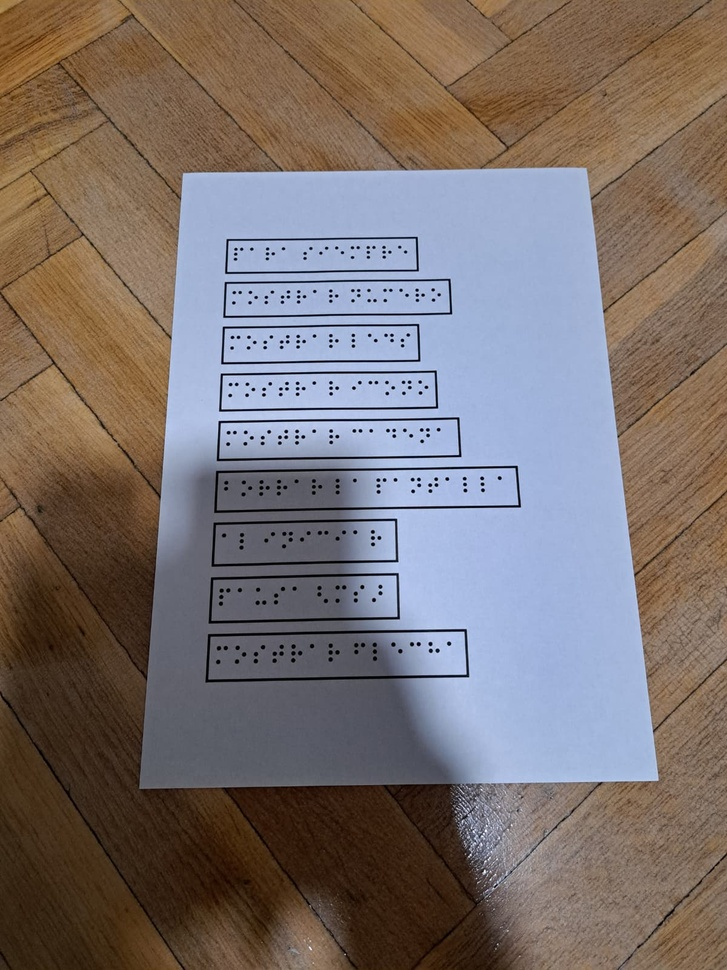
#> input picture BrailleReader/5.jpeg, 727 x 970 px, shrunk from 1200 x 1600 before the run, found by its file name
$ python BrailleOCR2.py
#> lines starting #> are read from the running program, lines starting #| are printed output that depends on the picture; after the words box and inside, x2 and y2 are one past the last pixel; in counts of white or black regions, pixels touching at a corner belong together
import cv2
import numpy as np

braille_dict = {
    '000000': '',
    '100000': 'a',
    '110000': 'b',
    '100100': 'c',
    '100110': 'd',
    '100010': 'e',
    '110100': 'f',
    '110110': 'g',
    '110010': 'h',
    '010100': 'i',
    '010110': 'j',
    '101000': 'k',
    '111000': 'l',
    '101100': 'm',
    '101110': 'n',
    '110111': 'ñ',
    '101010': 'o',
    '111100': 'p',
    '111110': 'q',
    '111010': 'r',
    '011100': 's',
    '011110': 't',
    '101001': 'u',
    '111001': 'v',
    '010111': 'w',
    '101101': 'x',
    '101111': 'y',
    '101011': 'z'
}

def analizar_celda(caja, puntos_originales, max_w, max_h):
    x_caja, y_caja, w_local, h_local = caja

    celda_array = [0, 0, 0, 0, 0, 0]

    sector_w = max_w / 2
    sector_h = max_h / 3

    puntos_dentro = []
    for (px, py) in puntos_originales:
        if (x_caja <= px <= x_caja + w_local) and (y_caja <= py <= y_caja + h_local):
            puntos_dentro.append((px, py))

    for (px, py) in puntos_dentro:
        columna = 0 if px < (x_caja + sector_w) else 1
        fila = int((py - y_caja) / sector_h)
        fila = min(fila, 2)

        indice = fila + (columna * 3)
        celda_array[indice] = 1

    return "".join(map(str, celda_array))

def procesar_imagen_braille(ruta_imagen, braille_dict):
    # 1. Cargar la imagen
#> called with ruta_imagen = 'BrailleReader/5.jpeg'
    img = cv2.imread(ruta_imagen)
#> img is the input picture: shape (970, 727, 3); mean B, G, R 110.4, 112.7, 122.8
    if img is None:
        print("Error: No se encontró la imagen.")
        return []

    img_gray = cv2.cvtColor(img, cv2.COLOR_BGR2GRAY)

    # --- NUEVO: 2. Aislar el recuadro negro (ROI) ---
    # Usamos Otsu para encontrar las zonas muy oscuras (el borde del recuadro)
    _, thresh_box = cv2.threshold(img_gray, 0, 255, cv2.THRESH_BINARY_INV + cv2.THRESH_OTSU)
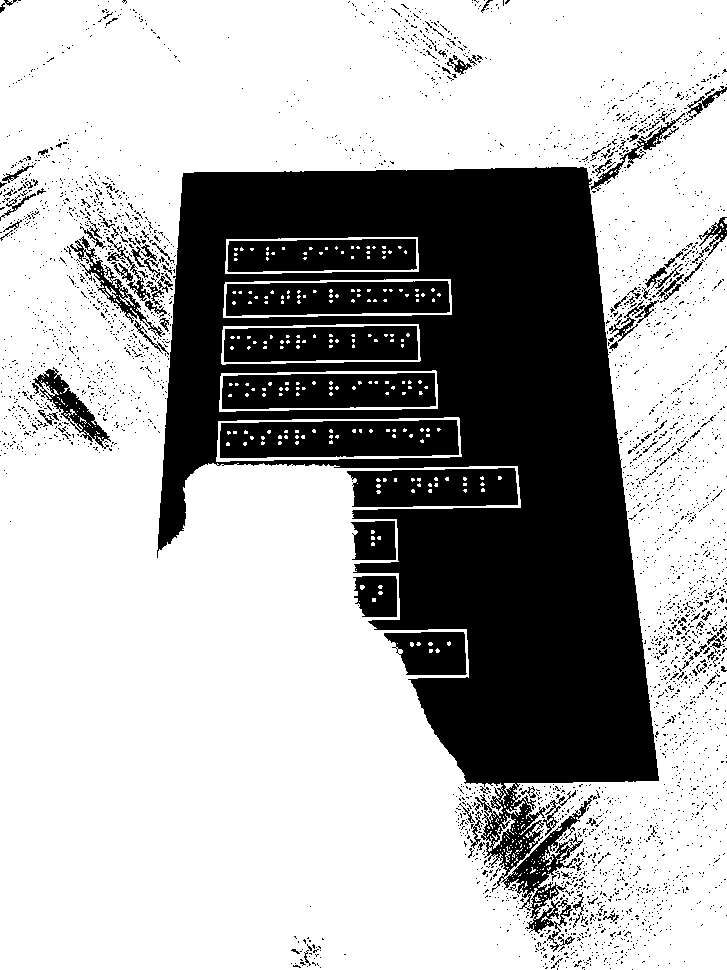
#> thresh_box: shape (970, 727); 68.5% white; 3300 black regions (3193 under 20 px)

    # Encontrar los contornos de las cosas oscuras
    contornos_box, _ = cv2.findContours(thresh_box, cv2.RETR_EXTERNAL, cv2.CHAIN_APPROX_SIMPLE)
#> contornos_box = 9 contours, 8 with area under 20; largest, box (x1, y1, x2, y2) and area: (0, 0, 727, 970) 702596

    # Suponemos que el recuadro dibujado es el contorno más grande en la imagen
    if contornos_box:
        caja_mayor = max(contornos_box, key=cv2.contourArea)
#> caja_mayor = contour of 433 points, box (x1, y1, x2, y2) (0, 0, 727, 970), area 702596
        x_roi, y_roi, w_roi, h_roi = cv2.boundingRect(caja_mayor)
#> x_roi = 0; y_roi = 0; w_roi = 727; h_roi = 970

        # Reducimos el área de interés unos píxeles para dejar fuera la propia línea negra
        # y que no se confunda con puntos braille
        margen = 8
        x_roi += margen
#> x_roi = 8
        y_roi += margen
#> y_roi = 8
        w_roi -= margen * 2
#> w_roi = 711
        h_roi -= margen * 2
#> h_roi = 954

        # Creamos una máscara blanca (todo a 255)
        mascara = np.full(img_gray.shape, 255, dtype=np.uint8)
        # Pintamos de negro (0) solo la zona interior útil del recuadro
        cv2.rectangle(mascara, (x_roi, y_roi), (x_roi + w_roi, y_roi + h_roi), 0, -1)
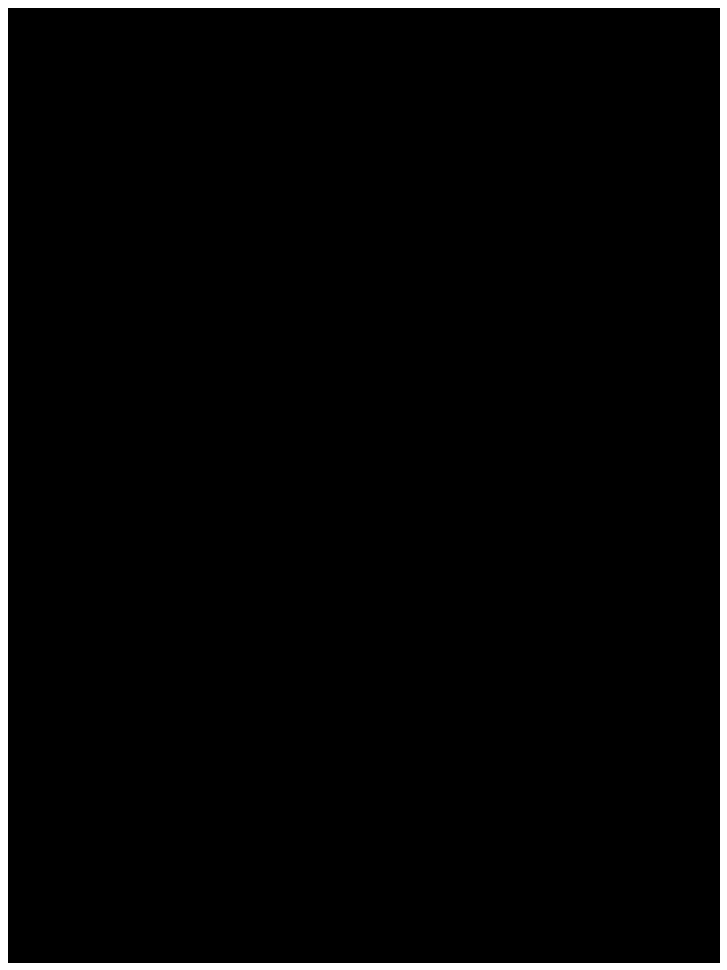
#> mascara: shape (970, 727); 3.6% white; 1 white region, box (x1, y1, x2, y2) and area: (0, 0, 727, 970) 25230

        # Combinamos: Lo que está fuera del recuadro se vuelve blanco puro (borrando todo el ruido).
        # Lo que está dentro (los puntos) mantiene su color original.
        img_gray_limpia = cv2.bitwise_or(img_gray, mascara)
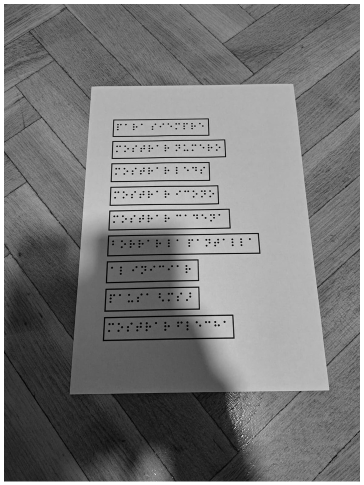
#> img_gray_limpia: shape (970, 727) (shown at 1/2 size); min 0, max 255, mean 121.2
    else:
        img_gray_limpia = img_gray.copy() # Si no encuentra recuadro, usa la original

    # 3. Preprocesamiento en la imagen limpia
    thresh = cv2.adaptiveThreshold(img_gray_limpia, 255,
                                   cv2.ADAPTIVE_THRESH_GAUSSIAN_C,
                                   cv2.THRESH_BINARY_INV, 11, 20)
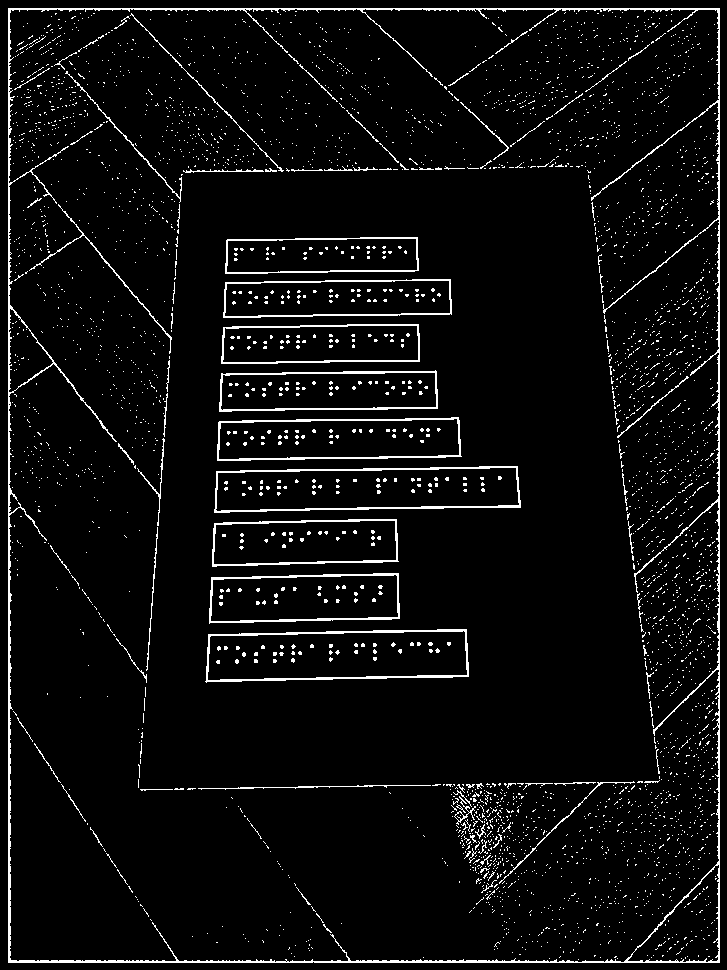
#> thresh: shape (970, 727); 5% white in thin lines or dots

    # 4. Encontrar contornos (los puntos)
    contornos, _ = cv2.findContours(thresh, cv2.RETR_EXTERNAL, cv2.CHAIN_APPROX_SIMPLE)
#> contornos = 1 item

    puntos_validos = []

    # 5. Filtrar contornos por tamaño
    for c in contornos:
        area = cv2.contourArea(c)
        if 10 < area < 500:
            M = cv2.moments(c)
            if M["m00"] != 0:
                cx = int(M["m10"] / M["m00"])
                cy = int(M["m01"] / M["m00"])
                puntos_validos.append((cx, cy))
                cv2.circle(img, (cx, cy), 3, (0, 0, 255), -1)
#> this loop made 1 pass
#> area on pass 1: 678293
#> after the loop, puntos_validos = []

    cv2.imshow("Filtro ROI (Fuera del recuadro es blanco)", img_gray_limpia)
    cv2.imshow("Puntos Detectados", img)
    cv2.waitKey(0)
    cv2.destroyAllWindows()

    # 6. Agrupar puntos en Celdas (Letras)
    kernel = cv2.getStructuringElement(cv2.MORPH_RECT, (10, 18))
    imagen_dilatada = cv2.dilate(thresh, kernel, iterations=1)
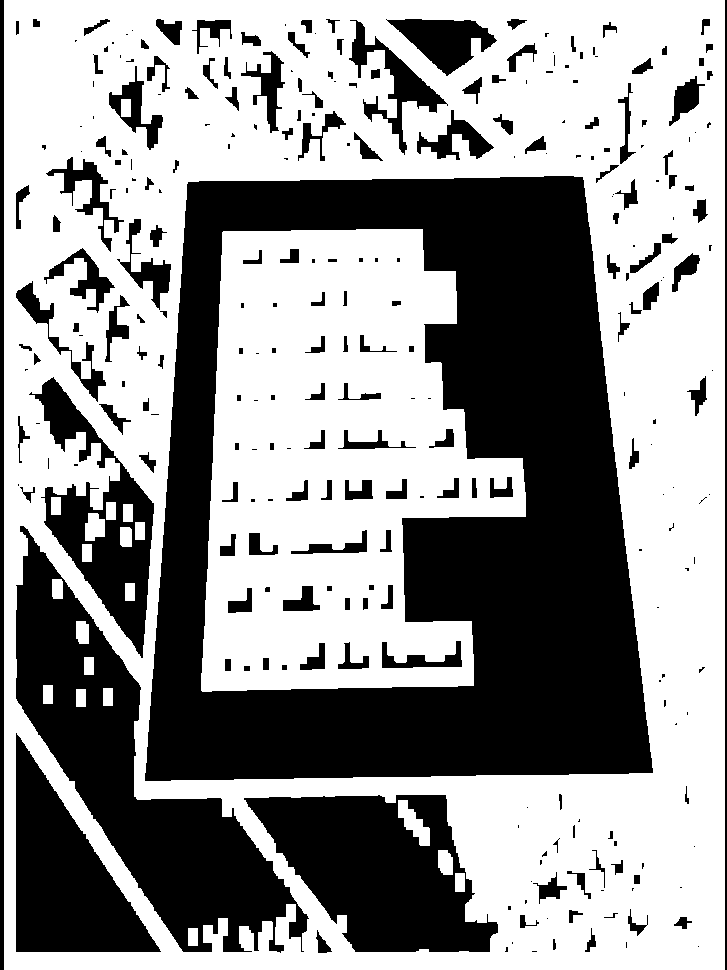
#> imagen_dilatada: shape (970, 727); 58.2% white; 283 black regions (116 under 20 px), largest, box (x1, y1, x2, y2) and area: (145, 176, 653, 781) 160553, (16, 526, 309, 953) 38500, (244, 795, 498, 952) 24507
    contornos_celdas, _ = cv2.findContours(imagen_dilatada, cv2.RETR_EXTERNAL, cv2.CHAIN_APPROX_SIMPLE)
#> contornos_celdas = [[[4, 0], [4, 969], [724, 969], [724, 0]]]

    cajas_letras = []
    max_w = 0
    max_h = 0

    for c in contornos_celdas:
        x, y, w, h = cv2.boundingRect(c)
        cajas_letras.append((x, y, w, h))
        if w > max_w: max_w = w
        if h > max_h: max_h = h
#> this loop made 1 pass
#> (c, x, y, w, h, max_w, max_h) on pass 1: ([[4, 0], [4, 969], [724, 969], [724, 0]], 4, 0, 721, 970, 721, 970)
#> after the loop, cajas_letras = [(4, 0, 721, 970)]; max_h = 970; max_w = 721

    # --- NUEVO: 7. Ordenar de Arriba-Abajo y de Izquierda-Derecha ---
    # Si la diferencia vertical ('y') entre dos cajas es menor a la mitad de su altura,
    # se consideran de la misma línea (fila). Luego se ordenan por 'x'.
    margen_fila = max_h // 2 if max_h > 0 else 1
#> margen_fila = 485
    cajas_letras.sort(key=lambda b: (b[1] // margen_fila, b[0]))

    # 8. Analizar y traducir
    texto_traducido = ""
    for x in cajas_letras:
        k = analizar_celda(x, puntos_validos, max_w, max_h)
        letra = braille_dict.get(k, "?")
        texto_traducido += letra
        print(f"Patrón: {k} -> Letra: {letra}")
#> this loop made 1 pass
#> (x_caja in analizar_celda, y_caja in analizar_celda, w_local in analizar_celda, h_local in analizar_celda, sector_w in analizar_celda, sector_h in analizar_celda, k) on pass 1: (4, 0, 721, 970, 360.5, 323.3, '000000')
#> (printed output is left out)

    print(f"\nTexto final traducido: {texto_traducido}")
#| Texto final traducido:
    return puntos_validos

# Uso:
puntos = procesar_imagen_braille("BrailleReader/5.jpeg", braille_dict)
#> puntos = []
print(f"Se detectaron {len(puntos)} puntos.")
#| Se detectaron 0 puntos.

$ run again, with BrailleReader/2.jpeg copied over BrailleReader/5.jpeg
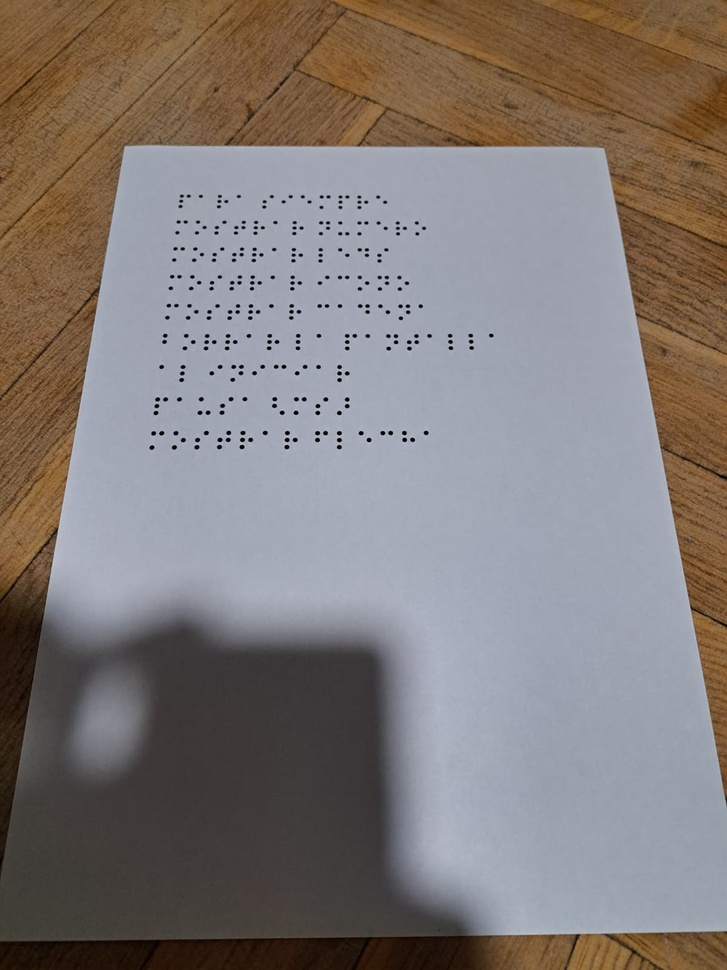
#> input picture BrailleReader/2.jpeg, 727 x 970 px, shrunk from 1200 x 1600 before the run, found by its file name
#> in procesar_imagen_braille, img is the input picture: shape (970, 727, 3); mean B, G, R 119.5, 121.9, 129.5
#> in procesar_imagen_braille, `_, thresh_box = cv2.threshold(img_gray, 0, 255, cv2.THRESH_BINARY_INV ..`:
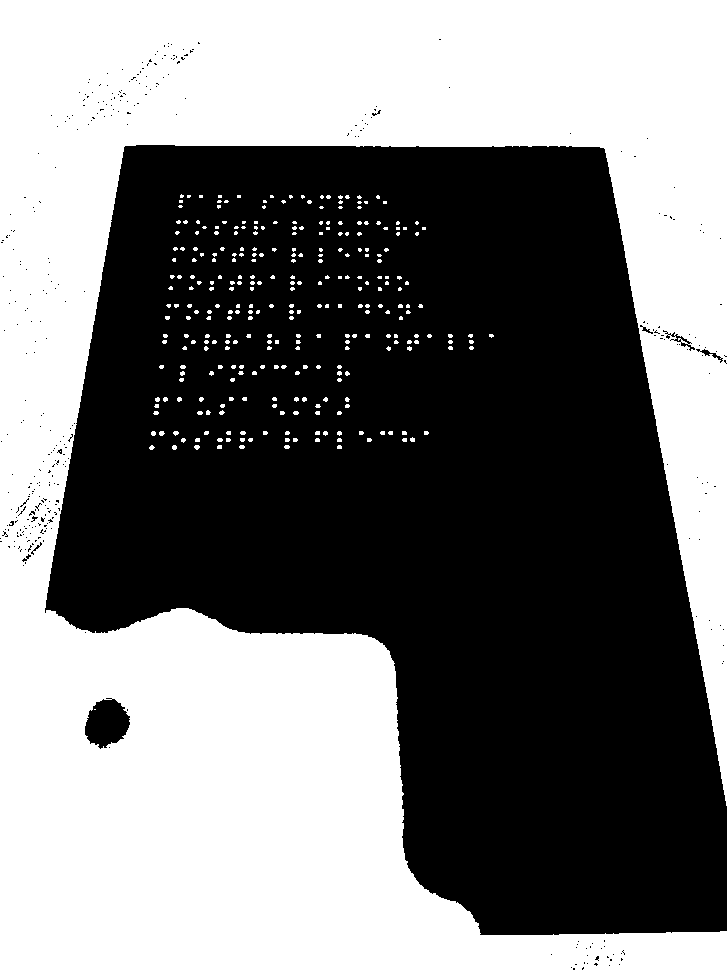
#> thresh_box: shape (970, 727); 48.3% white; 302 white regions (283 under 20 px)
#> contornos_box = 300 contours, 299 with area under 20; largest, box (x1, y1, x2, y2) and area: (0, 0, 727, 970) 335636
#> caja_mayor = contour of 871 points, box (x1, y1, x2, y2) (0, 0, 727, 970), area 335636
#> in procesar_imagen_braille, `x_roi, y_roi, w_roi, h_roi = cv2.boundingRect(caja_mayor)`: x_roi = 0; w_roi = 727; h_roi = 970
#> in procesar_imagen_braille, `x_roi += margen`: x_roi = 8
#> in procesar_imagen_braille, `w_roi -= margen * 2`: w_roi = 711
#> in procesar_imagen_braille, `h_roi -= margen * 2`: h_roi = 954
#> mascara: shape (970, 727); 3.6% white; 1 white region, box (x1, y1, x2, y2) and area: (0, 0, 727, 970) 25230
#> thresh: shape (970, 727); 2.6% white in thin lines or dots
#> contornos = 1602 contours, 1593 with area under 20; largest, box (x1, y1, x2, y2) and area: (8, 8, 720, 963) 5104, (67, 275, 102, 323) 46, (85, 299, 98, 367) 37, (507, 935, 557, 938) 36, (33, 324, 67, 363) 30
#> the loop in procesar_imagen_braille, `for c in contornos:` made 1602 passes
#> (area, cx, cy) on passes 60, 65, 217: (35.5, 530, 935), (26.5, 649, 933), (25.5, 673, 512)
#> after the loop in procesar_imagen_braille, `for c in contornos:`: puntos_validos = 56 pairs, first value 28 to 703, second value 79 to 949
#> in procesar_imagen_braille, `imagen_dilatada = cv2.dilate(thresh, kernel, iterations=1)`:
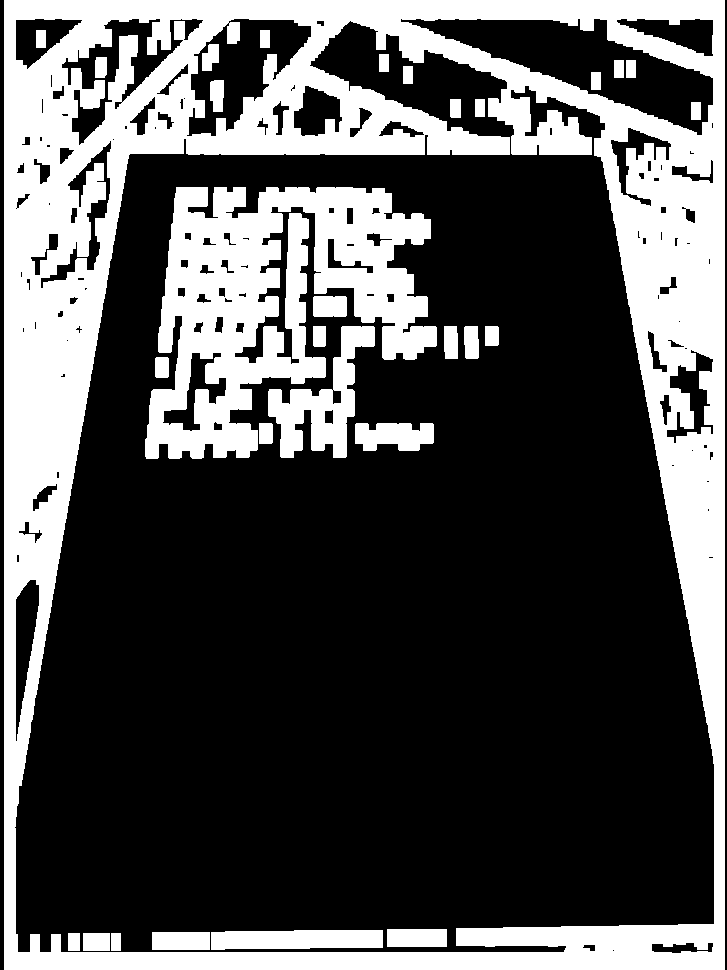
#> imagen_dilatada: shape (970, 727); 32.2% white; 30 white regions, largest, box (x1, y1, x2, y2) and area: (4, 0, 725, 970) 166683, (145, 187, 437, 459) 41387, (268, 326, 375, 458) 5603
#> contornos_celdas = [[[4, 0], [4, 969], [724, 969], [724, 0]]]
#> the loop in procesar_imagen_braille, `for c in contornos_celdas:` made 1 pass
#> (c, x, y, w, h, max_w, max_h) on pass 1: ([[4, 0], [4, 969], [724, 969], [724, 0]], 4, 0, 721, 970, 721, 970)
#> after the loop in procesar_imagen_braille, `for c in contornos_celdas:`: cajas_letras = [(4, 0, 721, 970)]; max_h = 970; max_w = 721
#> margen_fila = 485
#> the loop in procesar_imagen_braille, `for x in cajas_letras:` made 1 pass
#> (x_caja in analizar_celda, y_caja in analizar_celda, w_local in analizar_celda, h_local in analizar_celda, sector_w in analizar_celda, sector_h in analizar_celda, k) on pass 1: (4, 0, 721, 970, 360.5, 323.3, '110111')
#> (printed output is left out)
#| Texto final traducido: ñ
#> puntos has the same summary as puntos_validos in procesar_imagen_braille
#| Se detectaron 56 puntos.
